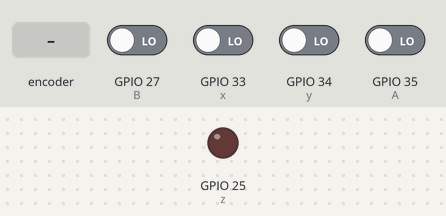
Bench run of a program on a simulated ESP32. On the bench: output pins drawn as LEDs (lit = HIGH). Dashed ring = blinking. Inputs (shaded band) come from the test bench; at power-on: GPIO 27 (B), GPIO 33 (x), GPIO 34 (y), GPIO 35 (A) LOW.

Above: at 1.2 s.
1.3 s: rotary encoder on GPIO 35 (A) / GPIO 27 (B) turned 3 steps (first pin leading)
At 1.56 s:
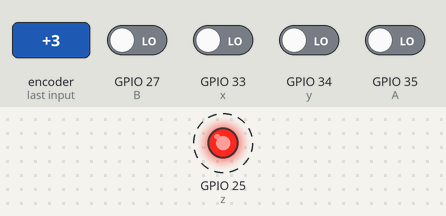
3.4 s: GPIO 33 (x) driven HIGH
At 4.5 s:
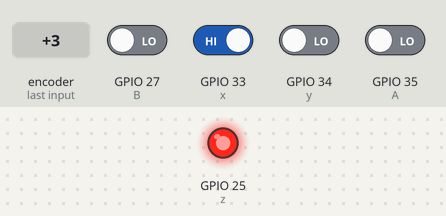
4.9 s: GPIO 33 (x) driven LOW
At 5.6 s:
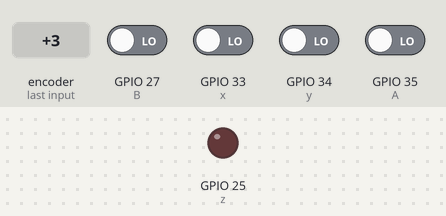
Timing chart, 0 to 7.9 s (numbered marks = the images above; inputs shaded):
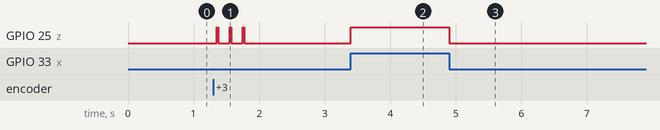

The program:

main.cpp
```cpp
#include <Arduino.h>
// Declaración de constantes ⚡❤️📆
#define A 35
#define B 27
#define x 33
#define y 34
#define z 25

void setup() {
  //Declaración de puertos
  pinMode(A, INPUT_PULLDOWN);
  pinMode(B, INPUT_PULLDOWN);
  pinMode(x, INPUT_PULLDOWN);
  pinMode(y, INPUT_PULLDOWN);
  pinMode(z, OUTPUT);
}

void loop() {
  bool leer_A = digitalRead(A);
  bool leer_B = digitalRead(B);
  uint8_t op = leer_A*2 + leer_B;

  bool leer_x = digitalRead(x);
  bool leer_y = digitalRead(y);

  bool salida = 0;

  if(op == 0){
    salida = leer_x & leer_y;
  }else if(op == 1){
    salida = leer_x | leer_y;
  }else if(op == 2){
    salida = !leer_y;
  }else{
    salida = leer_x ^ leer_y;
  }

  digitalWrite(z,salida);
}
```

Measured:
- after the input at 1.3 s, GPIO 25 (z): alternates HIGH for 0.03 s and LOW for 0.18 s, 6 changes in all, then stays LOW, starting after 0.05 s
- after the input at 3.4 s, GPIO 25 (z): LOW → HIGH at once
- after the input at 4.9 s, GPIO 25 (z): HIGH → LOW at once
